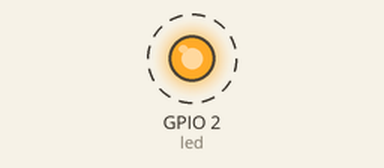
The program below on a simulated Raspberry Pi (BCM pin numbers). Parts: output pins drawn as LEDs (lit = HIGH). Dashed ring = blinking. At 5.0 s the program stops and its outputs stay as they are.

Above: at 0.2 s.
Timing chart, 0 to 3.0 s (numbered marks = the images above):
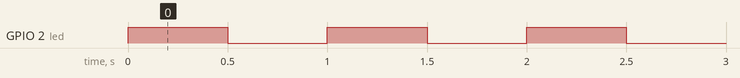

Measured:
- by itself, GPIO 2 (led): alternates HIGH for 0.50 s and LOW for 0.50 s, 10 changes in all, then stays LOW

The program:

led-gpio.py
```python
#importing the library to use GPIO pins and time
import RPi.GPIO as IO
import time

# setting mode for GPIO pins and disabling intial GPIO warnings
IO.setwarnings(False)
IO.setmode(IO.BCM)

# initializing variables
led = 2
i = 0

IO.setup(led,IO.OUT)

while (i<5) :
    IO.output(led,IO.HIGH)
    time.sleep(0.5)
    IO.output(led,IO.LOW)
    time.sleep(0.5)
    i+=1

IO.cleanup()
```
